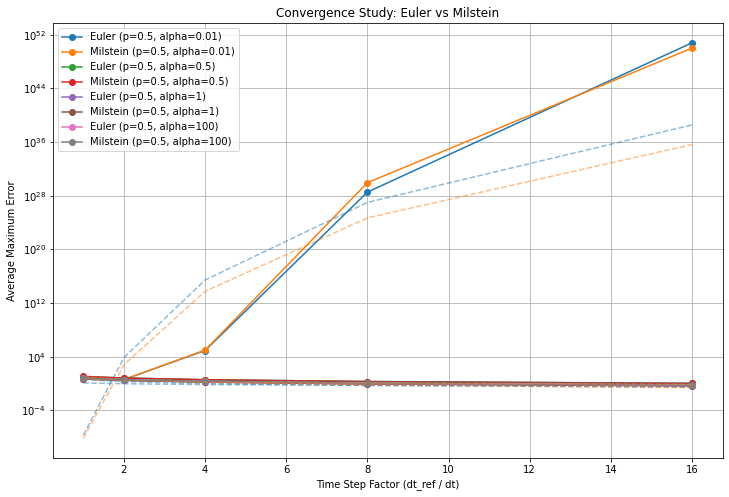

Python code for this plot:
import numpy as np
import matplotlib.pyplot as plt
from scipy.optimize import curve_fit

def euler_scheme(mu, S0, sigma0, xi0, p, alpha, T, N):
    dt = T / N
    S_values = np.zeros(N+1)
    sigma_values = np.zeros(N+1)
    xi_values = np.zeros(N+1)

    S_values[0] = S0
    sigma_values[0] = sigma0
    xi_values[0] = xi0

    for j in range(1, N+1):
        epsilon1 = np.random.normal(0, 1)
        epsilon2 = np.random.normal(0, 1)

        # Stochastic part for stock price
        S_values[j] = S_values[j-1] + mu * S_values[j-1] * dt + sigma_values[j-1] * S_values[j-1] * np.sqrt(dt) * epsilon1 + p * sigma_values[j-1] * np.sqrt(dt) * epsilon2

        # Stochastic part for volatility (sigma) and long-term volatility (xi)
        sigma_values[j] = sigma_values[j-1] + (sigma_values[j-1] - xi_values[j-1]) * dt + p * sigma_values[j-1] * np.sqrt(dt) * epsilon2
        xi_values[j] = xi_values[j-1] + (sigma_values[j-1] - xi_values[j-1]) * dt + dt / alpha * (sigma_values[j-1] - xi_values[j-1])

    return S_values, sigma_values, xi_values

def milstein_scheme(mu, S0, sigma0, xi0, p, alpha, T, N):
    dt = T / N
    S_values = np.zeros(N+1)
    sigma_values = np.zeros(N+1)
    xi_values = np.zeros(N+1)

    S_values[0] = S0
    sigma_values[0] = sigma0
    xi_values[0] = xi0

    for j in range(1, N+1):
        epsilon1 = np.random.normal(0, 1)
        epsilon2 = np.random.normal(0, 1)

        # Milstein scheme for stock price
        S_values[j] = S_values[j-1] + mu * S_values[j-1] * dt + sigma_values[j-1] * S_values[j-1] * np.sqrt(dt) * epsilon1 + p * sigma_values[j-1] * np.sqrt(dt) * epsilon2
        S_values[j] += 0.5 * p * sigma_values[j-1] * sigma_values[j-1] * (epsilon2 * epsilon2 - 1) * dt  # Milstein correction term

        # Stochastic part for volatility (sigma) and long-term volatility (xi)
        sigma_values[j] = sigma_values[j-1] + (sigma_values[j-1] - xi_values[j-1]) * dt + p * sigma_values[j-1] * np.sqrt(dt) * epsilon2
        sigma_values[j] += 0.5 * p * sigma_values[j-1] * (epsilon2 * epsilon2 - 1) * dt  # Milstein correction term

        xi_values[j] = xi_values[j-1] + (sigma_values[j-1] - xi_values[j-1]) * dt + dt / alpha * (sigma_values[j-1] - xi_values[j-1])

    return S_values, sigma_values, xi_values



# Parameters
mu = 0.10   # Drift coefficient
S0 = 50.0   # Initial stock price
sigma0 = 0.20  # Initial volatility
xi0 = 0.20   # Initial long-term volatility
T = 1.0     # Total time
dt_ref = 0.5  # Reference time step (very small)
N_ref = int(T / dt_ref)  # Reference number of time steps
num_simulations = 500  # Number of simulations for each scenario

# Values for p and alpha, doesn't matter black schole
#p_values = [0]
#alpha_values = [3]


# Values for p and alpha
p_values = [0.5, 0.5, 0.5, 0.5]
alpha_values = [0.01,0.5, 1, 100]

# Define time step factors
dt_factors = [1, 2, 4, 8, 16]

# Arrays to store results
euler_errors = []
milstein_errors = []

# Perform simulations for different p and alpha values
for i in range(len(p_values)):
    # Reference simulation with very small dt
    S_ref, _, _ = euler_scheme(mu, S0, sigma0, xi0, p_values[i], alpha_values[i], T, N_ref)

    # Arrays to store errors for each time step
    euler_dt_errors = np.zeros(len(dt_factors))
    milstein_dt_errors = np.zeros(len(dt_factors))

    # Iterate over different time steps
    for sim in range(num_simulations):
        for j, dt_factor in enumerate(dt_factors):
            dt = dt_ref / dt_factor
            N = int(T / dt)

            # Perform Euler scheme simulation strong
            S_euler, _, _ = euler_scheme(mu, S0, sigma0, xi0, p_values[i], alpha_values[i], T, N)
            #euler_error = np.abs(S_euler[::dt_factor] - S_ref).max()
            #euler_error = np.abs(np.sum((S_euler[::dt_factor]**2 - S_ref**2))/len(S_euler))
            euler_error = np.abs(np.sum((S_euler[::dt_factor] - S_ref))/len(S_euler))
            euler_dt_errors[j] += euler_error

            # Perform Milstein scheme simulation
            S_milstein, _, _ = milstein_scheme(mu, S0, sigma0, xi0, p_values[i], alpha_values[i], T, N)
            #milstein_error = np.abs(S_milstein[::dt_factor] - S_ref).max()
            #milstein_error = np.abs(np.sum((S_milstein[::dt_factor]**2 - S_ref**2))/len(S_milstein))
            milstein_error = np.abs(np.sum((S_milstein[::dt_factor] - S_ref))/len(S_milstein))
            milstein_dt_errors[j] += milstein_error

    # Calculate average errors
    euler_dt_errors /= num_simulations
    milstein_dt_errors /= num_simulations

    euler_errors.append(euler_dt_errors)
    milstein_errors.append(milstein_dt_errors)

# Plot the results
plt.figure(figsize=(12, 8))

for i in range(len(p_values)):
    plt.semilogy(dt_factors, euler_errors[i], marker='o', label=f'Euler (p={p_values[i]}, alpha={alpha_values[i]})')
    plt.semilogy(dt_factors, milstein_errors[i], marker='o', label=f'Milstein (p={p_values[i]}, alpha={alpha_values[i]})')

plt.xlabel('Time Step Factor (dt_ref / dt)')
plt.ylabel('Average Maximum Error')
plt.title('Convergence Study: Euler vs Milstein')
plt.legend()
plt.grid(True)
plt.show()


# Function for fitting a line
def fit_line(x, a, b):
    return a * x + b

# Arrays to store fitting parameters
euler_fit_params = []
milstein_fit_params = []

# Arrays to store convergence rates and orders
euler_convergence_rates = []
milstein_convergence_rates = []
euler_convergence_orders = []
milstein_convergence_orders = []

# Perform simulations for different p and alpha values
for i in range(len(p_values)):
    # Reference simulation with very small dt
    S_ref, _, _ = euler_scheme(mu, S0, sigma0, xi0, p_values[i], alpha_values[i], T, N_ref)

    # Arrays to store errors for each time step
    euler_dt_errors = np.zeros(len(dt_factors))
    milstein_dt_errors = np.zeros(len(dt_factors))

    # Iterate over different time steps
    for j, dt_factor in enumerate(dt_factors):
        dt = dt_ref / dt_factor
        N = int(T / dt)

        # Perform Euler scheme simulation
        S_euler, _, _ = euler_scheme(mu, S0, sigma0, xi0, p_values[i], alpha_values[i], T, N)
        #euler_error = np.abs(np.sum((S_euler[::dt_factor]**2 - S_ref**2))/len(S_euler))
        euler_error = np.abs(np.sum((S_euler[::dt_factor] - S_ref))/len(S_euler))
        euler_dt_errors[j] += euler_error

        # Perform Milstein scheme simulation
        S_milstein, _, _ = milstein_scheme(mu, S0, sigma0, xi0, p_values[i], alpha_values[i], T, N)
        #milstein_error = np.abs(np.sum((S_milstein[::dt_factor]**2 - S_ref**2))/len(S_milstein))
        milstein_error = np.abs(np.sum((S_milstein[::dt_factor] - S_ref))/len(S_milstein))
        milstein_dt_errors[j] += milstein_error

    # Fit a line to the log-log plot for convergence rate calculation
    popt_euler, _ = curve_fit(fit_line, np.log(dt_factors), np.log(euler_dt_errors))
    popt_milstein, _ = curve_fit(fit_line, np.log(dt_factors), np.log(milstein_dt_errors))

    # Store fitting parameters
    euler_fit_params.append(popt_euler)
    milstein_fit_params.append(popt_milstein)

    # Calculate convergence rates and orders
    euler_convergence_rates.append(popt_euler[0])
    milstein_convergence_rates.append(popt_milstein[0])
    euler_convergence_orders.append(-popt_euler[0])
    milstein_convergence_orders.append(-popt_milstein[0])

    # Calculate average errors
    euler_dt_errors /= num_simulations
    milstein_dt_errors /= num_simulations

    euler_errors.append(euler_dt_errors)
    milstein_errors.append(milstein_dt_errors)

# Plot the results
plt.figure(figsize=(12, 8))

for i in range(len(p_values)):
    plt.semilogy(dt_factors, euler_errors[i], marker='o', label=f'Euler (p={p_values[i]}, alpha={alpha_values[i]})')
    plt.semilogy(dt_factors, milstein_errors[i], marker='o', label=f'Milstein (p={p_values[i]}, alpha={alpha_values[i]})')

    # Plot fitting lines
    plt.plot(dt_factors, np.exp(fit_line(np.log(dt_factors), *euler_fit_params[i])), '--', color='C0', alpha=0.5)
    plt.plot(dt_factors, np.exp(fit_line(np.log(dt_factors), *milstein_fit_params[i])), '--', color='C1', alpha=0.5)

# Print convergence rates and orders
for i in range(len(p_values)):
    print(f'Euler (p={p_values[i]}, alpha={alpha_values[i]}): Convergence Rate = {euler_convergence_rates[i]}, Convergence Order = {euler_convergence_orders[i]}')
    print(f'Milstein (p={p_values[i]}, alpha={alpha_values[i]}): Convergence Rate = {milstein_convergence_rates[i]}, Convergence Order = {milstein_convergence_orders[i]}')

plt.xlabel('Time Step Factor (dt_ref / dt)')
plt.ylabel('Average Maximum Error')
plt.title('Convergence Study: Euler vs Milstein')
plt.legend()
plt.grid(True)
plt.show()
